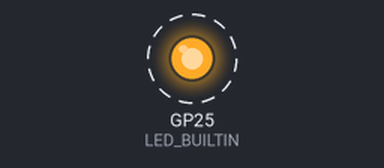
The sketch below on a simulated Raspberry Pi Pico. On the bench: output pins drawn as LEDs (lit = HIGH). Dashed ring = blinking. What the sketch prints to the serial monitor is not drawn.

Above: at 0.5 s.
Timing chart, 0 to 4.6 s (numbered marks = the images above):
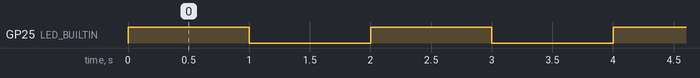

The sketch:

MultiLoop.ino
```cpp
// (licence header left out)
/*
 * This program is free software: you can redistribute it and/or modify
 * it under the terms of the GNU General Public License as published by
 * the Free Software Foundation, either version 3 of the License, or
 * (at your option) any later version.
 *
 * This program is distributed in the hope that it will be useful,
 * but WITHOUT ANY WARRANTY; without even the implied warranty of
 * MERCHANTABILITY or FITNESS FOR A PARTICULAR PURPOSE.  See the
 * GNU General Public License for more details.
 *
 * You should have received a copy of the GNU General Public License
 * along with this program.  If not, see <http://www.gnu.org/licenses/>.
 */

#include "MultiLoop.hpp"

// Loop declarations
static void loop1();
static void loop2();

// MultiLoop instance
MultiLoop multiLoop = MultiLoop();


// Arduino setup function:
// Now in setup, we need to add the loops we want
// to the MultiLoop instance.
void setup()
{
  // Initialize serial for debug
  Serial.begin(9600);

  // Enable led for tests
  pinMode(LED_BUILTIN, OUTPUT);

  // Run loop1 every 500ms
  multiLoop.addLoop(loop1,500);

  // Run loop2 as kickly as possible
  multiLoop.addLoop(loop2);
}

// Arduino loop function:
// The magic hat. Dispatch method automatically calls
// all loops periodically according to their delays.
void loop()
{
  // Nothing to do except dispatch
  multiLoop.dispatch();
}

void loop1()
{
  Serial.print(millis());
  Serial.println("[LOOP 1]: Welcome in loop1!");
}

void loop2()
{
  Serial.print(millis());
  Serial.println("[LOOP 2]:  We do a non blocking blink with Led in loop 2.");

  // Another magic hat: Here we use a non-blocking delay. When this loop is
  // waiting, other loops can run.

  digitalWrite(LED_BUILTIN, HIGH);   // turn the LED on (HIGH is the voltage level)
  multiLoop.delay(1000);             // wait for a second (non blocking)

  digitalWrite(LED_BUILTIN, LOW);    // turn the LED off by making the voltage LOW
  multiLoop.delay(1000);             // wait for a second (non blocking)
}
```

MultiLoop.cpp
```cpp
// (licence header left out)
/*
 * This program is free software: you can redistribute it and/or modify
 * it under the terms of the GNU General Public License as published by
 * the Free Software Foundation, either version 3 of the License, or
 * (at your option) any later version.
 *
 * This program is distributed in the hope that it will be useful,
 * but WITHOUT ANY WARRANTY; without even the implied warranty of
 * MERCHANTABILITY or FITNESS FOR A PARTICULAR PURPOSE.  See the
 * GNU General Public License for more details.
 *
 * You should have received a copy of the GNU General Public License
 * along with this program.  If not, see <http://www.gnu.org/licenses/>.
 */

#include "MultiLoop.hpp"

MultiLoop::MultiLoop()
{
  for(_loopIndex = 0; _loopIndex<_loopCount; _loopIndex++)
  {
    LoopStruct *loop = &_loopArray[_loopIndex];

    loop->fireDelay              = 0;
    loop->callback               = NULL;
    loop->startTime              = 0;
    loop->launched               = false;
  }

  _loopIndex = 0;
}

void MultiLoop::dispatch()
{
  dispatch(false);
}

void MultiLoop::dispatch(bool single)
{
  unsigned long time = millis();

  for(_loopIndex = 0; _loopIndex<_loopCount; _loopIndex++)
  {
    LoopStruct *loop = &_loopArray[_loopIndex];

    if( loop->callback && loop->launched == false )
    {
      if( time >= loop->startTime+loop->fireDelay )
      {
        loop->launched = true;
        {
          loop->startTime = time;
          loop->callback();
        }
        loop->launched = false;

        if( single )
          return;
      }
    }
  }
}

void MultiLoop::delay(unsigned long aDelay)
{
  uint8_t loopIndex = _loopIndex;
  {
    unsigned long internalDelay =  millis()+aDelay;

    do
    {
      dispatch(true);

    } while(millis() < internalDelay);
  }
  _loopIndex = loopIndex;
}

bool MultiLoop::addLoop(callback_void_t callback,unsigned long fireDelay,unsigned long launchDelay)
{
  bool res = false;

  if( _loopCount < MAX_LOOPS)
  {
    LoopStruct *loop = &_loopArray[_loopCount];

    loop->fireDelay = fireDelay;
    loop->startTime = millis()+launchDelay;
    loop->callback  = callback;

    _loopCount++;

    res = true;
  }

  return res;
}

bool MultiLoop::changeLoopDelay(callback_void_t callback, unsigned long fireDelay)
{
  bool res = false;

  for(uint8_t loopIndex = 0; loopIndex<_loopCount; loopIndex++)
  {
    LoopStruct *loop = &_loopArray[loopIndex];

    if( loop->callback == callback )
    {
      loop->fireDelay = fireDelay;

      res = true;
      break;
    }
  }

  return res;
}
```

MultiLoop.hpp
```cpp
// (licence header left out)
/*
 * This program is free software: you can redistribute it and/or modify
 * it under the terms of the GNU General Public License as published by
 * the Free Software Foundation, either version 3 of the License, or
 * (at your option) any later version.
 *
 * This program is distributed in the hope that it will be useful,
 * but WITHOUT ANY WARRANTY; without even the implied warranty of
 * MERCHANTABILITY or FITNESS FOR A PARTICULAR PURPOSE.  See the
 * GNU General Public License for more details.
 *
 * You should have received a copy of the GNU General Public License
 * along with this program.  If not, see <http://www.gnu.org/licenses/>.
 */

#ifndef MultiLoop_hpp
#define MultiLoop_hpp

#include <Arduino.h>

/*
 * Max number of loops allowed by MultiLoop.
 */
#define MAX_LOOPS 16

/*
 * callback definition.
 */
typedef void (*callback_void_t)(void);

/*
 * Internal structure used by MultiLoop to store data.
 */
struct LoopStruct
{
  callback_void_t callback;
  unsigned long   fireDelay;
  unsigned long   startTime;
  bool            launched;
};

/*
 * MultiLoop allows to automatically manage several loops for protothreads.
 * Note that you can’t achieve true multi-threading with Arduino, all the
 * code is executed in one thread, line by line. With protothreads you’ll
 * just have the “feeling” of multi-threading.
 */
class MultiLoop
{

public:

  // Constructor
  MultiLoop();

  // Dispatch must be called in loop() function.
  void dispatch();

  // Do not use C delay() function anymore. Use this one for non-blocking purpose.
  void delay(unsigned long aDelay);

  // Add loop to the MultiLoop class. It'll be automatically called by dispach().
  bool addLoop(callback_void_t callback,unsigned long fireDelay=0,unsigned long launchDelay=0);

  // Change dynamically the delay of a loop
  bool changeLoopDelay(callback_void_t callback, unsigned long fireDelay);

private:

  uint8_t _loopCount = 0;
  uint8_t _loopIndex = 0;
  LoopStruct _loopArray[MAX_LOOPS];

  void dispatch(bool single);
};

#endif
```

Measured:
- by itself, GP25 (LED_BUILTIN): alternates HIGH for 1.0 s and LOW for 1.0 s
